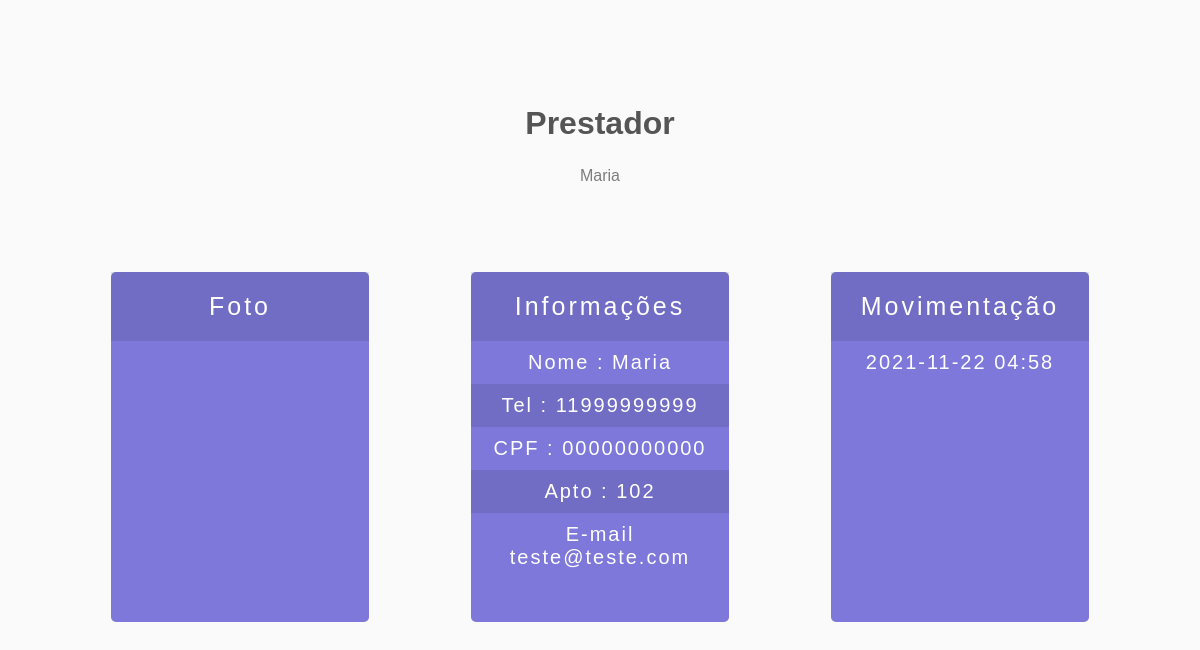
The app's page /prestadores/1, older data.
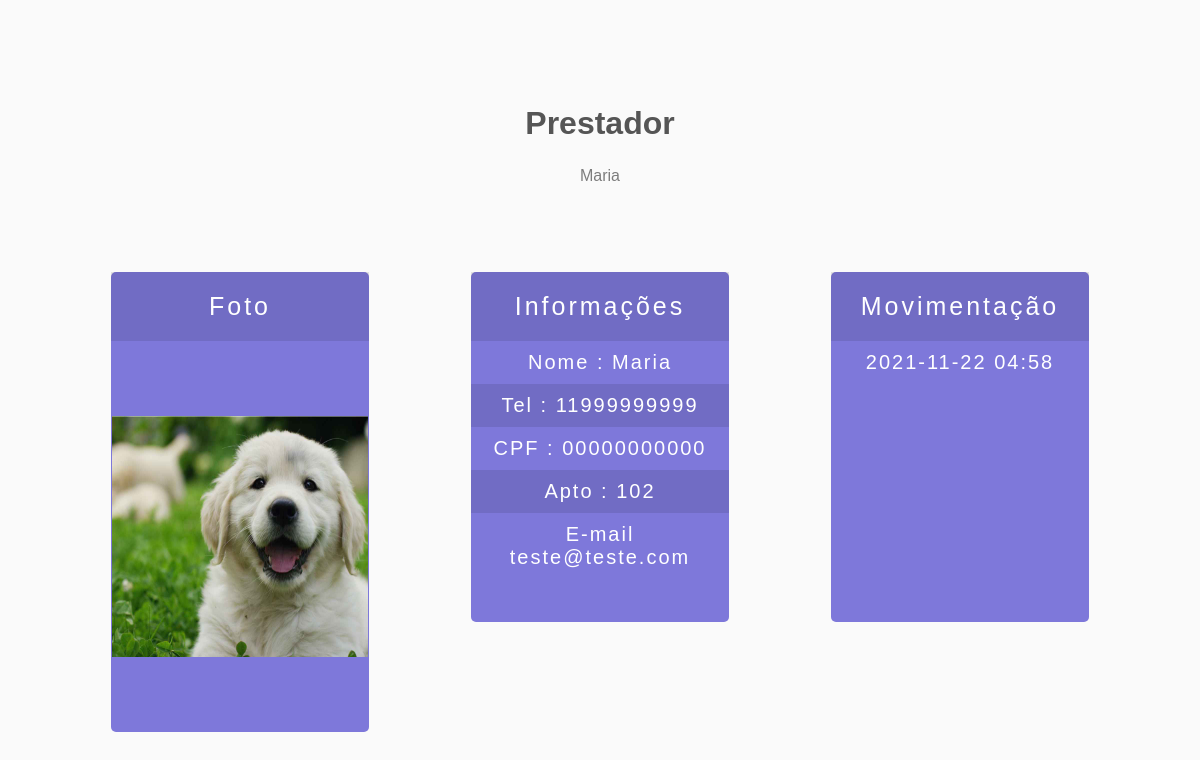
The same page, newer data.
### moradores/models.py (models this page shows)
class prestador(models.Model):
	nome = models.ForeignKey(pessoa, null=True, on_delete=models.SET_NULL)
	apto = models.ManyToManyField(apto)
	def __str__(self):
		return self.nome.nome

class pessoa(models.Model):
	nome = models.CharField(max_length=200, null=True)
	telefone = models.CharField(max_length=11, null=True)
	cpf = models.CharField(max_length=11, null=True)
	email = models.CharField(max_length=100, null=True)
	foto = models.ImageField(null=True, blank=True)
	def __str__(self):
		return self.nome

class apto(models.Model):
	apto = models.CharField(max_length=3, null=True)
	bloco = models.CharField(max_length=1, null=True)
	def __str__(self):
		return self.apto

### moradores/views.py (the view)
# urls.py: path('prestadores/<str:pk>', views.prestadores),
def prestadores(request, pk):
	funcionario = prestador.objects.get(id = pk)
	movimentacao = movimento.objects.filter(pessoa__nome = funcionario).values_list('entrada', flat=True)
	return render(request, 'prestadores.html', {'funcionario':funcionario, 'movimentacao':movimentacao})

### moradores/templates/prestadores.html
{% load static %}
<link href="{% static "css/hello.css" %}" rel="stylesheet">
<section id="ic9ru" class="flex-sect">
  <div id="in10w" class="flex-title">Prestador
    <br/>
  </div>
  <div class="container-width">
    <div id="izta9" class="flex-desc">{{funcionario.nome}}
      <br/>
    </div>
    <div class="cards" id="iphk">
      <div id="i34tah" class="price-card-cont">
        <div class="price-card pc-regular" id="ixkp4">
          <div id="iz9fpd" class="pc-title">Foto
          </div>
          <div id="i6d35n" class="pc-desc">
		  {% if funcionario.nome.foto %}
		  <img id="iyg3r" style = "width:256px;height:241px;" class='foto' src="{{funcionario.nome.foto.url}}">
		  {% endif %}
          </div>
        </div>
      </div>
      <div class="price-card-cont" id="ifxf2">
        <div class="price-card pc-regular" id="iljjr">
          <div class="pc-title" id="iyrzj">Informações
            <br/>
          </div>
          	<div id="ifh3zj" class="pc-feature">Nome : {{funcionario.nome}}</div>
			<div id="ifh3zj" class="pc-feature">Tel : {{funcionario.nome.telefone}}</div>
			<div id="ifh3zj" class="pc-feature">CPF : {{funcionario.nome.cpf}}</div>
			<div id="ifh3zj" class="pc-feature">Apto : {{funcionario.apto.all|join:", "}}</div>
			<div id="ifh3zj" class="pc-feature">E-mail {{funcionario.nome.email}}</div>
        </div>
      </div>
      <div class="price-card-cont" id="i6bzo">
        <div class="price-card pc-regular" id="iiu79">
          <div class="pc-title" id="iasfk">Movimentação</div>
			{% for i in movimentacao|slice:":6" reversed %}
		  	<div id="ifh3zj" class="pc-feature">{{i|date:'Y-m-d H:i'}} </div>
			  {% endfor %}
            <br/>
        </div>
      </div>
    </div>
  </div>
</section>

### moradores/static/css/hello.css (style rules this page uses)
* { box-sizing: border-box; }
.container-width { width:90%; max-width:1150px; margin:0 auto; }
.flex-sect { background-color:#fafafa; padding:100px 0; font-family:Helvetica, serif; }
.flex-title { margin-bottom:15px; font-size:2em; text-align:center; font-weight:700; color:#555; padding:5px; }
.flex-desc { margin-bottom:55px; font-size:1em; color:rgba(0, 0, 0, 0.5); text-align:center; padding:5px; }
.cards { padding:20px 0; display:flex; justify-content:space-around; flex-flow:wrap; }
.price-card-cont { width:300px; padding:7px; float:left; }
.price-card { margin:0 auto; min-height:350px; background-color:#d983a6; border-radius:5px; font-weight:100; color:#fff; width:90%; }
.pc-title { font-weight:100; letter-spacing:3px; text-align:center; font-size:25px; background-color:rgba(0, 0, 0, 0.1); padding:20px; }
.pc-desc { padding:75px 0; text-align:center; }
.pc-feature { color:rgb(255, 255, 255); background-color:rgba(0, 0, 0, 0.1); letter-spacing:2px; font-size:20px; text-align:center; padding:10px 20px; }
.pc-feature:nth-of-type(2n) { background-color:transparent; }
.pc-regular { background-color:#7e78da; }
#iyg3r { width:256px; height:241px; }

Row changes from the older to the newer data that the page shows:
changed through a linked row, prestador "Maria": nome.foto: picture added
